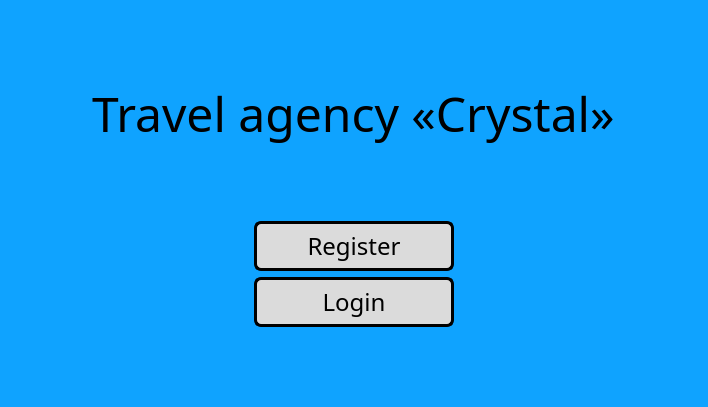
<?xml version="1.0" encoding="UTF-8"?>
<ui version="4.0">
 <class>OpenWindow</class>
 <widget class="QDialog" name="OpenWindow">
  <property name="geometry">
   <rect>
    <x>0</x>
    <y>0</y>
    <width>708</width>
    <height>407</height>
   </rect>
  </property>
  <property name="windowTitle">
   <string>travel agency</string>
  </property>
  <property name="windowIcon">
   <iconset>
    <normaloff>../Users/Таня/Pictures/Нова папка/8552951.png</normaloff>../Users/Таня/Pictures/Нова папка/8552951.png</iconset>
  </property>
  <property name="styleSheet">
   <string notr="true">background-color: rgb(15, 163, 255);</string>
  </property>
  <layout class="QGridLayout" name="gridLayout">
   <item row="2" column="0">
    <spacer name="verticalSpacer_2">
     <property name="orientation">
      <enum>Qt::Vertical</enum>
     </property>
     <property name="sizeHint" stdset="0">
      <size>
       <width>20</width>
       <height>40</height>
      </size>
     </property>
    </spacer>
   </item>
   <item row="5" column="0">
    <spacer name="verticalSpacer">
     <property name="orientation">
      <enum>Qt::Vertical</enum>
     </property>
     <property name="sizeHint" stdset="0">
      <size>
       <width>20</width>
       <height>40</height>
      </size>
     </property>
    </spacer>
   </item>
   <item row="1" column="0" alignment="Qt::AlignHCenter">
    <widget class="QLabel" name="LBtravelAgency">
     <property name="font">
      <font>
       <family>Gabriola</family>
       <pointsize>36</pointsize>
      </font>
     </property>
     <property name="text">
      <string>Travel agency «Crystal»</string>
     </property>
    </widget>
   </item>
   <item row="4" column="0" alignment="Qt::AlignHCenter">
    <widget class="QPushButton" name="PBlogin">
     <property name="minimumSize">
      <size>
       <width>200</width>
       <height>50</height>
      </size>
     </property>
     <property name="font">
      <font>
       <family>Gabriola</family>
       <pointsize>18</pointsize>
      </font>
     </property>
     <property name="styleSheet">
      <string notr="true">QPushButton {
    color: #000000;
    background-color: rgb(219, 219, 219);
    border-radius: 7px; 
    border: 3px solid rgb(0, 0, 0);
}


QPushButton:hover {
    color: #000000;
    background-color: rgb(201, 201, 201); 
    border: 2px solid rgb(0, 0, 0);
}</string>
     </property>
     <property name="text">
      <string>Login</string>
     </property>
     <property name="iconSize">
      <size>
       <width>300</width>
       <height>99</height>
      </size>
     </property>
    </widget>
   </item>
   <item row="3" column="0" alignment="Qt::AlignHCenter">
    <widget class="QPushButton" name="PBregistration">
     <property name="minimumSize">
      <size>
       <width>200</width>
       <height>50</height>
      </size>
     </property>
     <property name="baseSize">
      <size>
       <width>0</width>
       <height>0</height>
      </size>
     </property>
     <property name="font">
      <font>
       <family>Gabriola</family>
       <pointsize>18</pointsize>
      </font>
     </property>
     <property name="styleSheet">
      <string notr="true">QPushButton {
    color: #000000;
    background-color: rgb(219, 219, 219);
    border-radius: 7px; 
    border: 3px solid rgb(0, 0, 0);
}


QPushButton:hover {
    color: #000000;
    background-color: rgb(201, 201, 201); 
    border: 2px solid rgb(0, 0, 0);
}</string>
     </property>
     <property name="text">
      <string>Register</string>
     </property>
     <property name="iconSize">
      <size>
       <width>1000</width>
       <height>250</height>
      </size>
     </property>
    </widget>
   </item>
   <item row="0" column="0">
    <spacer name="verticalSpacer_3">
     <property name="orientation">
      <enum>Qt::Vertical</enum>
     </property>
     <property name="sizeHint" stdset="0">
      <size>
       <width>20</width>
       <height>40</height>
      </size>
     </property>
    </spacer>
   </item>
  </layout>
 </widget>
 <resources/>
 <connections/>
</ui>
